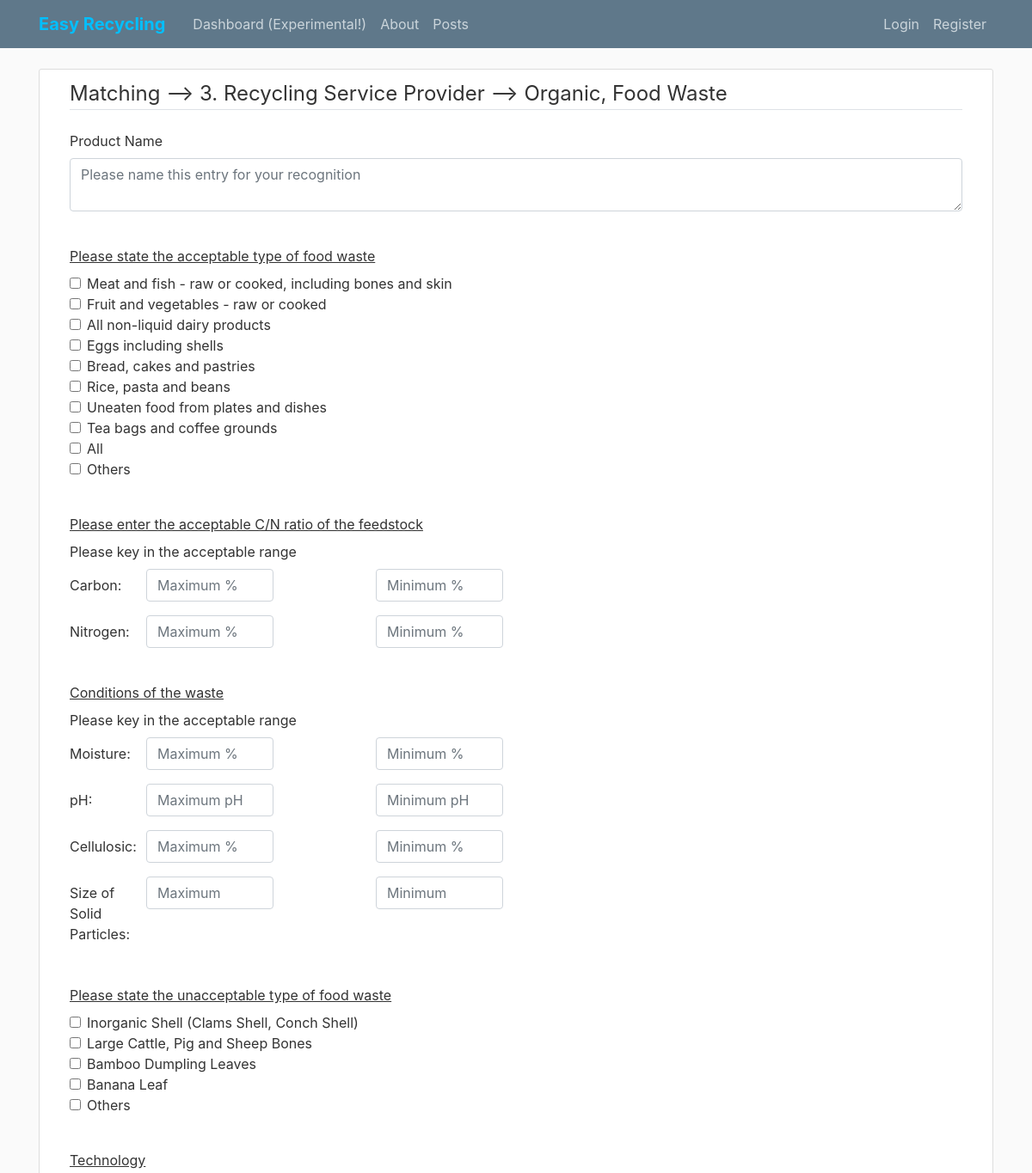
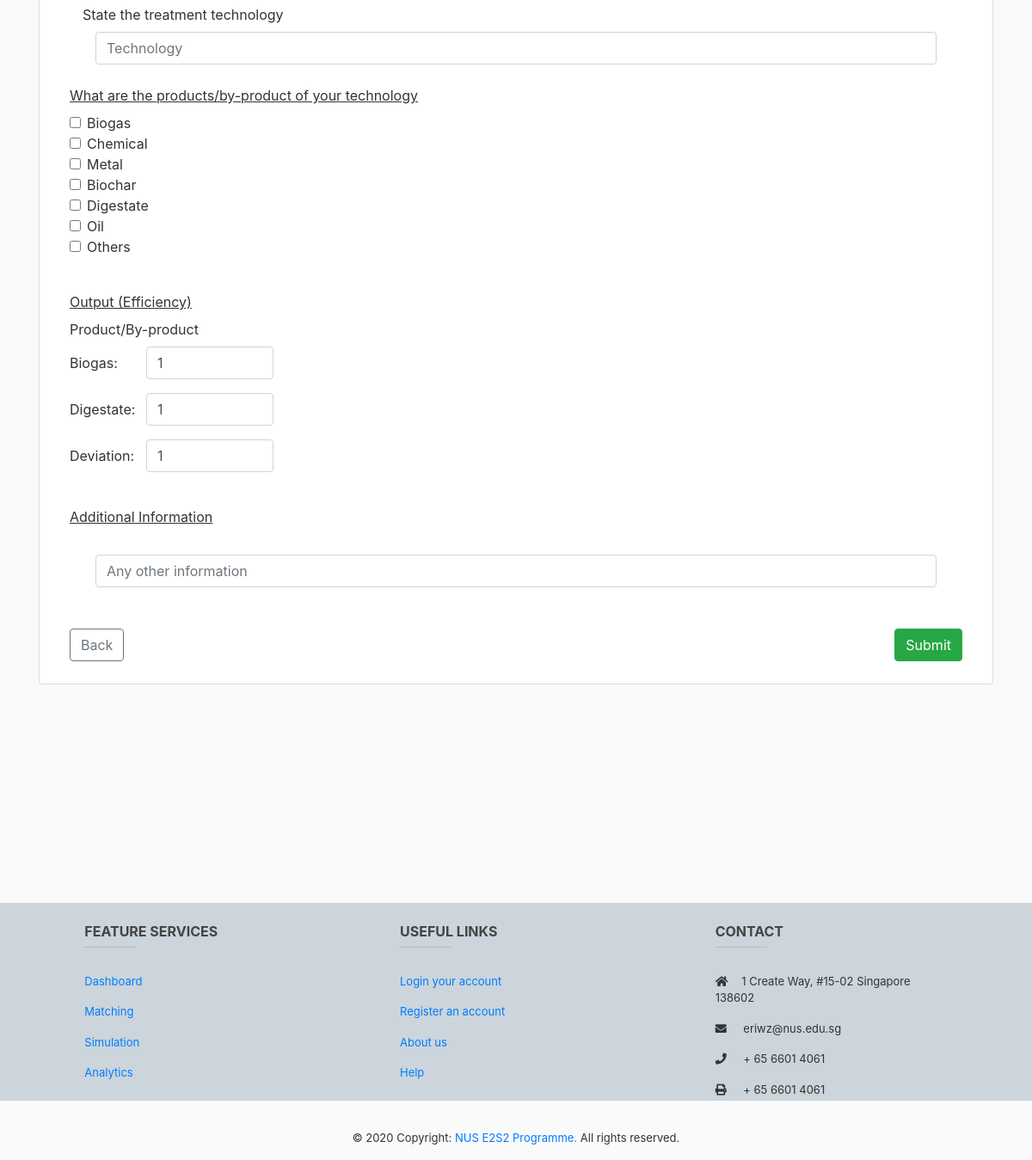
Page /matching/questions/14 on the committed database (2 pictures, top to bottom).
### dss/models.py (models this page shows)
class Materials(db.Model):
    id = db.Column(db.Integer, primary_key = True)
    type = db.Column(db.String(100), nullable=False)
    material = db.Column(db.String(100), nullable=False)
    questionId = db.Column(db.String(100), nullable=False)

class Questions(db.Model):
    id = db.Column(db.Integer, primary_key = True)
    label = db.Column(db.String(500), nullable=False)
    questionHTML = db.Column(db.String(10000), nullable=False)

### dss/routes.py (the view, shortened to what this page needs)
@app.route("/matching/questions/<materialId>", methods=['GET', 'POST'])
def matching_questions(materialId):
    form = []
    material = Materials.query.filter_by(id=materialId).first()
    if material.type == '1. Selling Waste':
        giveOutWaste = True
        buyWaste = False
        processWaste = False
    elif material.type=='2. Purchase Resources':
        giveOutWaste = False
        buyWaste = True
        processWaste = False
    else:
        giveOutWaste = False
        buyWaste = False
        processWaste = True
    questionId = material.questionId.split(',')
    questions = []
    for id in questionId:
        questions.append(Questions.query.filter_by(id=id).first())
    return render_template('matching_questions.html', title="Matching Questions", form=form, questions=questions, material=material, giveOutWaste=giveOutWaste)

### dss/templates/matching_questions.html (shortened to what this page needs)
{% extends "layout.html" %}
{% block content %}
  <div class="content-section" style="margin: 0 auto">
    <form method='POST' enctype="multipart/form-data">
      <div class="container">
        <legend class="border-bottom mb-4">Matching --> {{material.type}} --> {{material.material}}</legend>
        <div class="form-group">
          <label class="form-label" for="description">Product Name</label>
          <textarea class="form-control" name="description" placeholder="Please name this entry for your recognition" required></textarea>
        </div>
        <br>
        {% for question in questions %}
          {{question.questionHTML|safe}}
          <br>
        {% endfor %}
        <br>
        <a class="btn btn-outline-secondary" href="{{ url_for('matching') }}" role="button" onclick="return confirm('Inputs will not be saved, are you sure you want to go back?');">Back</a>
        <button type="submit" style="float: right;" class="btn btn-success" onclick="return confirm('Please verify your response before submitting');">Submit</button>
      </div>
    </form>
{% endblock content %}

### dss/static/main.css (style rules this page uses)
body { background: #fafafa; color: #333333; margin-top: 5rem; }
.content-section { background: #ffffff; padding: 10px 20px; border: 1px solid #dddddd; border-radius: 3px; margin-bottom: 20px; }

### rows in the picture
Materials: type "3. Recycling Service Provider", material "Organic, Food Waste"
Questions: Q52_biogas "1", Q52_digestate "1", Q52_deviation "1"
